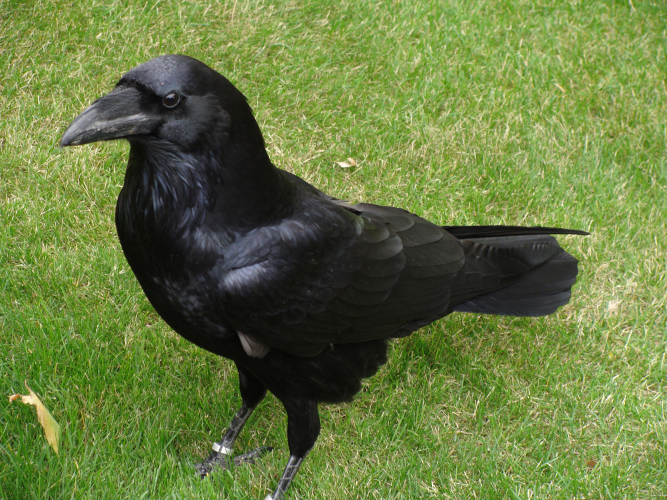
#> input picture tarea_2/cuervo.jpg, 1334 x 1000 px, given in place of elysium.jpg, which was not available (shown at 1/2 size)
$ jupyter execute Tarea2.ipynb   (text cells are left out)
#> lines starting #> are read from the running program, lines starting #| are printed output that depends on the picture; pictures that were not available may be replaced by others from this repository, and a replacement may not be noted
[cell 1]
import cv2 as cv
import matplotlib.pyplot as plt
import numpy as np

[cell 2]
filter_1 = np.zeros((5,5),np.float32)
filter_1[2,:] = 1.0/5

filter_2 = np.zeros((45,45),np.float32)
filter_2[23,:] = 1.0/45

filter_3 = np.zeros((45,45),np.float32)
filter_3[:,23] = 1.0/45

[cell 3]
print(filter_3[0,23])

[cell 4]
image = cv.imread("elysium.jpg",cv.IMREAD_GRAYSCALE)
#> image: shape (1000, 1334); min 3, max 255, mean 110.8

filtered_image1 = cv.filter2D(image,ddepth=-1,kernel=filter_1)
filtered_image2 = cv.filter2D(image,ddepth=-1,kernel=filter_2)
filtered_image3 = cv.filter2D(image,ddepth=-1,kernel=filter_3)

plt.figure(figsize=(15,20))

plt.subplot(4,1,1)
plt.imshow(image,cmap="gray")
plt.title('Original_image')
plt.axis('off')

plt.subplot(4,1,2)
plt.imshow(filtered_image1,cmap="gray")
plt.title('Filter 1')
plt.axis('off')

plt.subplot(4,1,3)
plt.imshow(filtered_image2,cmap="gray")
plt.title('Filter 2')
plt.axis('off')

plt.subplot(4,1,4)
plt.imshow(filtered_image3,cmap="gray")
plt.title('Filter 3')
plt.axis('off')

plt.show()

[cell 5]
image = cv.imread("elysium.jpg")
#> image is the input picture: shape (1000, 1334, 3); mean B, G, R 64.7, 122.9, 104.6
#               F_i:F_f, C_i:C_f
patch1 = image[570:860,540:1260] # Este patch es en los edificios del fondo
patch2 = image[460:940,1260:1690] # Este patch nos muestra el faro en el fondo

patch1 = cv.cvtColor(patch1,cv.COLOR_BGR2GRAY)
#> patch1: shape (290, 720)

filtered_patch1_h = cv.filter2D(patch1,ddepth=-1,kernel=filter_2)
filtered_patch1_v = cv.filter2D(patch1,ddepth=-1,kernel=filter_3)
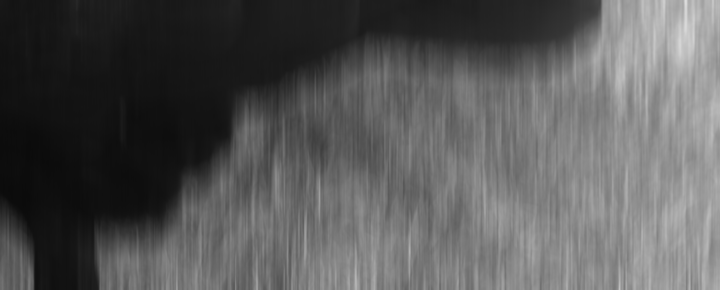
#> filtered_patch1_v: shape (290, 720); min 11, max 221, mean 87.6

filtered_patch2_h = cv.filter2D(patch2,ddepth=-1,kernel=filter_2)
filtered_patch2_v = cv.filter2D(patch2,ddepth=-1,kernel=filter_3)
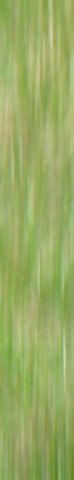
#> filtered_patch2_v: shape (480, 74, 3); mean B, G, R 99.1, 171.3, 152.1

plt.figure(figsize=(40,20))

plt.subplot(3,1,1)
plt.imshow(patch1,cmap="gray")
plt.title('Patch 1')
plt.axis('off')

plt.subplot(3,1,2)
plt.imshow(filtered_patch1_h,cmap="gray")
plt.title('Horizontal filter')
plt.axis('off')

plt.subplot(3,1,3)
plt.imshow(filtered_patch1_v,cmap="gray")
plt.title('Vertical filter')
plt.axis('off')

# [14 lines of commented-out code are left out]

plt.show()

plt.figure(figsize=(40,40))

plt.subplot(1,3,1)
plt.imshow(patch2)
plt.title('Patch 2',fontsize=36)
plt.axis('off')

plt.subplot(1,3,2)
plt.imshow(filtered_patch2_h)
plt.title('Horizontal filter',fontsize=36)
plt.axis('off')

plt.subplot(1,3,3)
plt.imshow(filtered_patch2_v)
plt.title('Vertical filter',fontsize=36)
plt.axis('off')

plt.show()
#> figure, not shown here; B, G, R data is drawn as R, G, B

[cell 6]
# Primero creamos los filtros:

f1 = np.array(
    [[0, 0.5/4, 0],
     [0.5/4, 0.5, 0.5/4],
     [0, 0.5/4, 0]
    ])
f2 = np.array(
    [[0, -0.5/4, 0],
     [-0.5/4, 1.5, -0.5/4],
     [0, -0.5/4, 0]
    ])
f3 = np.array(
    [[0, 10/4, 0],
     [10/4, -9, 10/4],
     [0, 10/4, 0]
    ])
f4 = np.array(
    [[0, -10/4, 0],
     [-10/4, 11, -10/4],
     [0, -10/4, 0]
    ])

[cell 7]
img1 = cv.imread("window_man.jpg",cv.IMREAD_GRAYSCALE)
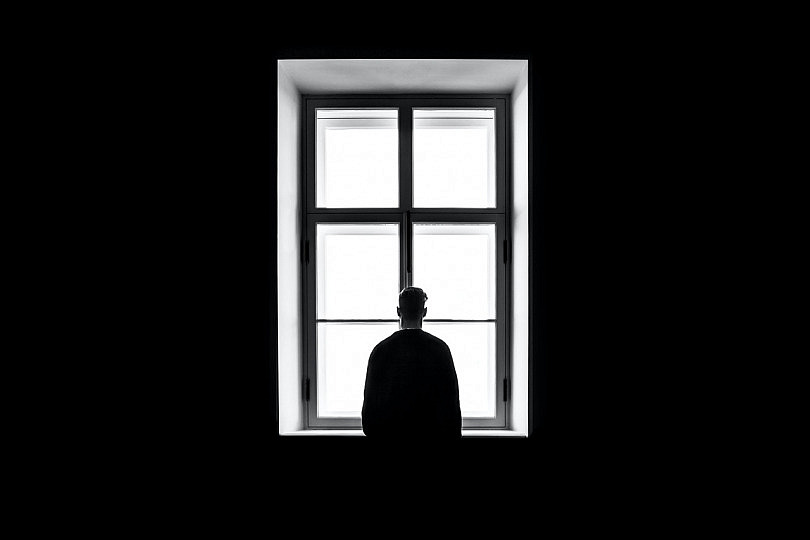
#> input picture tarea_2/window_man.jpg, 810 x 540 px
#> img1: shape (540, 810); min 0, max 255, mean 35.9
img2 = cv.imread("elysium.jpg")

img2 = img2[460:940,1260:1690]

img1_f1 =  cv.filter2D(img1,ddepth=-1,kernel=f1)
img1_f2 =  cv.filter2D(img1,ddepth=-1,kernel=f2)
img1_f3 =  cv.filter2D(img1,ddepth=-1,kernel=f3)
img1_f4 =  cv.filter2D(img1,ddepth=-1,kernel=f4)

img2_f1 =  cv.filter2D(img2,ddepth=-1,kernel=f1)
img2_f2 =  cv.filter2D(img2,ddepth=-1,kernel=f2)
img2_f3 =  cv.filter2D(img2,ddepth=-1,kernel=f3)
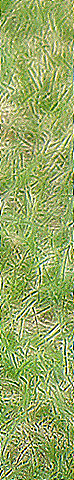
#> img2_f3: shape (480, 74, 3); mean B, G, R 100.5, 169, 149.8
img2_f4 =  cv.filter2D(img2,ddepth=-1,kernel=f4)
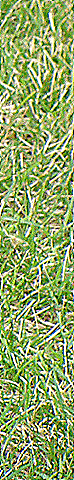
#> img2_f4: shape (480, 74, 3); mean B, G, R 103.6, 165, 143.4

plt.figure(figsize=(40,40))
plt.imshow(img1,cmap="gray")
plt.title('Original',fontsize=36)
plt.axis('off')

plt.show()

plt.figure(figsize=(40,30))

plt.subplot(2,2,1)
plt.imshow(img1_f1,cmap="gray")
plt.title('image1 filter 1',fontsize=36)
plt.axis('off')

plt.subplot(2,2,2)
plt.imshow(img1_f2,cmap="gray")
plt.title('Image1 f2',fontsize=36)
plt.axis('off')

plt.subplot(2,2,3)
plt.imshow(img1_f3,cmap="gray")
plt.title('Image1 f3',fontsize=36)
plt.axis('off')

plt.subplot(2,2,4)
plt.imshow(img1_f4,cmap="gray")
plt.title('Image1 f4',fontsize=36)
plt.axis('off')

plt.show()

plt.figure(figsize=(10,10))
plt.imshow(img2,cmap="gray")
plt.title('Original',fontsize=36)
plt.axis('off')

plt.show()

plt.figure(figsize=(30,30))

plt.subplot(2,2,1)
plt.imshow(img2_f1,cmap="gray")
plt.title('image2 filter 2',fontsize=36)
plt.axis('off')

plt.subplot(2,2,2)
plt.imshow(img2_f2,cmap="gray")
plt.title('Image2 f2',fontsize=36)
plt.axis('off')

plt.subplot(2,2,3)
plt.imshow(img2_f3,cmap="gray")
plt.title('Image2 f3',fontsize=36)
plt.axis('off')

plt.subplot(2,2,4)
plt.imshow(img2_f4,cmap="gray")
plt.title('Image2 f4',fontsize=36)
plt.axis('off')

plt.show()
#> figure, not shown here; B, G, R data is drawn as R, G, B

[cell 8]
# creamos los filtros

fa0 = np.array([[0,1,0],
                [1,-4,1],
                [0,1,0]
               ])

fa1 = np.array([[1/2.0,0,1/2.0],
                [0,-2,0],
                [1/2.0,0,1/2.0]
               ])

[cell 9]
img1 = cv.imread("window_man.jpg",cv.IMREAD_GRAYSCALE)
img2 = cv.imread("elysium.jpg")

img2 = img2[460:940,1260:1690]

img1_fa0 = cv.filter2D(img1,ddepth=-1,kernel=fa0)
img1_fa1 = cv.filter2D(img1,ddepth=-1,kernel=fa1)

img2_fa0 = cv.filter2D(img2,ddepth=-1,kernel=fa0)
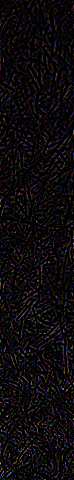
#> img2_fa0: shape (480, 74, 3); mean B, G, R 12.5, 10, 13.2
img2_fa1 = cv.filter2D(img2,ddepth=-1,kernel=fa1)

plt.figure(figsize=(15,7))

plt.subplot(2,3,1)
plt.imshow(img1,cmap="gray")
plt.title('Orignal img1')
plt.axis('off')

plt.subplot(2,3,2)
plt.imshow(img1_fa0,cmap="gray")
plt.title('Filter alpha 0')
plt.axis('off')

plt.subplot(2,3,3)
plt.imshow(img1_fa1,cmap="gray")
plt.title('Filter alpha 1')
plt.axis('off')

plt.subplot(2,3,4)
plt.imshow(img2)
plt.title('Original img2')
plt.axis('off')

plt.subplot(2,3,5)
plt.imshow(img2_fa0)
plt.title('Filter alpha 0')
plt.axis('off')

plt.subplot(2,3,6)
plt.imshow(img2_fa1)
plt.title('Filter alpha 1')
plt.axis('off')

plt.show()
#> figure, not shown here; B, G, R data is drawn as R, G, B

[cell 10]
# creamos los filtros

fb0 = np.array([[0,-1,0],
                [-1,5,-1],
                [0,-1,0]
               ])

fb1 = np.array([[-1/2.0,0,-1/2.0],
                [0,3,0],
                [-1/2.0,0,-1/2.0]
               ])

[cell 11]
img1 = cv.imread("window_man.jpg",cv.IMREAD_GRAYSCALE)
img2 = cv.imread("elysium.jpg")

img2 = img2[460:940,1260:1690]

img1_fb0 = cv.filter2D(img1,ddepth=-1,kernel=fb0)
img1_fb1 = cv.filter2D(img1,ddepth=-1,kernel=fb1)

img2_fb0 = cv.filter2D(img2,ddepth=-1,kernel=fb0)
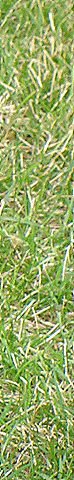
#> img2_fb0: shape (480, 74, 3); mean B, G, R 99.7, 170.2, 150
img2_fb1 = cv.filter2D(img2,ddepth=-1,kernel=fb1)

plt.figure(figsize=(15,7))

plt.subplot(2,3,1)
plt.imshow(img1,cmap="gray")
plt.title('Orignal img1')
plt.axis('off')

plt.subplot(2,3,2)
plt.imshow(img1_fb0,cmap="gray")
plt.title('Filter beta 0')
plt.axis('off')

plt.subplot(2,3,3)
plt.imshow(img1_fb1,cmap="gray")
plt.title('Filter beta 1')
plt.axis('off')

plt.subplot(2,3,4)
plt.imshow(img2)
plt.title('Original img2')
plt.axis('off')

plt.subplot(2,3,5)
plt.imshow(img2_fb0)
plt.title('Filter beta 0')
plt.axis('off')

plt.subplot(2,3,6)
plt.imshow(img2_fb1)
plt.title('Filter beta 1')
plt.axis('off')

plt.show()
#> figure, not shown here; B, G, R data is drawn as R, G, B

[cell 12]
# creamos los filtros


fg1 = np.array([[-1,-1,-1],
                [-1,6,-1],
                [-1,-1,-1]
               ])

fg2 = np.array([[-1,-1,-1],
                [-1,7.5,-1],
                [-1,-1,-1]
               ])

fg3 = np.array([[-1,-1,-1],
                [-1,8.5,-1],
                [-1,-1,-1]
               ])

fg4 = np.array([[-1,-1,-1],
                [-1,10,-1],
                [-1,-1,-1]
               ])

[cell 13]
img1 = cv.imread("window_man.jpg",cv.IMREAD_GRAYSCALE)
img2 = cv.imread("elysium.jpg")

img2 = img2[460:940,1260:1690]

img1_fg1 = cv.filter2D(img1,ddepth=-1,kernel=fg1)
img1_fg2 = cv.filter2D(img1,ddepth=-1,kernel=fg2)
img1_fg3 = cv.filter2D(img1,ddepth=-1,kernel=fg3)
img1_fg4 = cv.filter2D(img1,ddepth=-1,kernel=fg4)

img2_fg1 = cv.filter2D(img2,ddepth=-1,kernel=fg1)
img2_fg2 = cv.filter2D(img2,ddepth=-1,kernel=fg2)
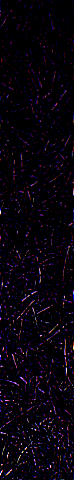
#> img2_fg2: shape (480, 74, 3); mean B, G, R 11.2, 3, 8.1
img2_fg3 = cv.filter2D(img2,ddepth=-1,kernel=fg3)
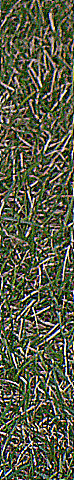
#> img2_fg3: shape (480, 74, 3); mean B, G, R 66, 89.8, 84.8
img2_fg4 = cv.filter2D(img2,ddepth=-1,kernel=fg4)
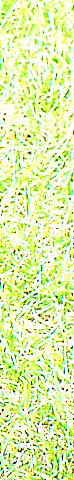
#> img2_fg4: shape (480, 74, 3); mean B, G, R 169.7, 244.1, 222.5

plt.figure(figsize=(15,7))

plt.subplot(1,2,1)
plt.imshow(img1,cmap="gray")
plt.title('Orignal img1')
plt.axis('off')

plt.subplot(1,2,2)
plt.imshow(img2,cmap="gray")
plt.title('Orignal img2')
plt.axis('off')

plt.show()
#> figure, not shown here; B, G, R data is drawn as R, G, B

plt.figure(figsize=(10,20))

plt.subplot(8,2,1)
plt.imshow(img1_fg1,cmap="gray")
plt.title('Filter gamma -2')
plt.axis('off')

plt.subplot(8,2,2)
plt.imshow(img1_fg2,cmap="gray")
plt.title('Filter gamma -0.5')
plt.axis('off')

plt.subplot(8,2,3)
plt.imshow(img1_fg3,cmap="gray")
plt.title('Filter gamma 0.5')
plt.axis('off')

plt.subplot(8,2,4)
plt.imshow(img1_fg4,cmap="gray")
plt.title('Filter gamma 2')
plt.axis('off')

plt.subplot(8,2,5)
plt.imshow(img2_fg1)
plt.title('Filter gamma -2')
plt.axis('off')

plt.subplot(8,2,6)
plt.imshow(img2_fg2)
plt.title('Filter gamma -0.5')
plt.axis('off')

plt.subplot(8,2,7)
plt.imshow(img2_fg3)
plt.title('Filter gamma 0.5')
plt.axis('off')

plt.subplot(8,2,8)
plt.imshow(img2_fg4)
plt.title('Filter gamma 2')
plt.axis('off')


plt.show()
#> figure, not shown here; B, G, R data is drawn as R, G, B
